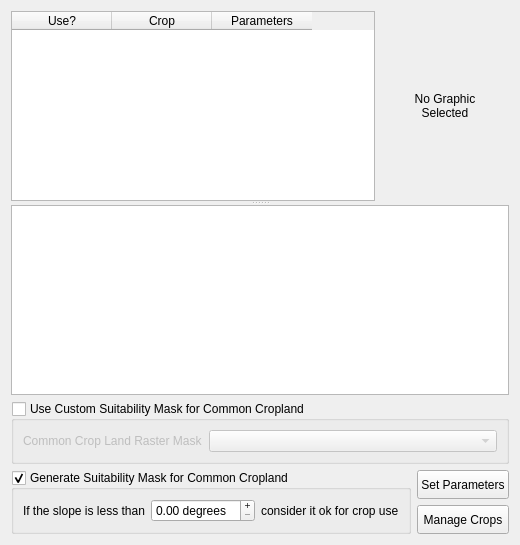
     <widget class="QWidget" name="crops_tab">
      <attribute name="title">
       <string>Crops</string>
      </attribute>
      <layout class="QGridLayout">
       <item row="0" column="0" colspan="2">
        <widget class="QSplitter" name="splitter_7">
         <property name="orientation">
          <enum>Qt::Vertical</enum>
         </property>
         <widget class="QWidget" name="layoutWidget">
          <layout class="QHBoxLayout">
           <item>
            <widget class="QTableWidget" name="tblCrops">
             <property name="toolTip">
              <string>&lt;html&gt;&lt;head&gt;&lt;meta name=&quot;qrichtext&quot; content=&quot;1&quot; /&gt;&lt;style type=&quot;text/css&quot;&gt;
p, li { white-space: pre-wrap; }
&lt;/style&gt;&lt;head&gt;&lt;body style=&quot; font-family:'Sans Serif'; font-size:9pt; font-weight:400; font-style:normal; text-decoration:none;&quot;&gt;
&lt;p style=&quot; margin-top:0px; margin-bottom:0px; margin-left:0px; margin-right:0px; -qt-block-indent:0; text-indent:0px;&quot;&gt;The crop selected here will be displayed below.  If the crop is to be included in the model, it must be checked off on left.  The model parameters must also be defined and linked to each crop being modelled.&lt;/p&gt;&lt;/body&gt;&lt;/html&gt;</string>
             </property>
             <property name="whatsThis">
              <string>&lt;html&gt;&lt;head&gt;&lt;meta name=&quot;qrichtext&quot; content=&quot;1&quot; /&gt;&lt;style type=&quot;text/css&quot;&gt;
p, li { white-space: pre-wrap; }
&lt;/style&gt;&lt;head&gt;&lt;body style=&quot; font-family:'Sans Serif'; font-size:9pt; font-weight:400; font-style:normal; text-decoration:none;&quot;&gt;
&lt;p style=&quot; margin-top:0px; margin-bottom:0px; margin-left:0px; margin-right:0px; -qt-block-indent:0; text-indent:0px;&quot;&gt;The Crop Interface has been designed to be very simple and easy to use. The top section lists all of the defined crops, and selecting one will display its settings in the two lower sections. The lower sections are divided into the crop definition details on the left, and the model parameter settings for the currently selected crop on the right.&lt;/p&gt;
&lt;p style=&quot; margin-top:12px; margin-bottom:12px; margin-left:0px; margin-right:0px; -qt-block-indent:0; text-indent:0px;&quot;&gt;If you wish to edit either the crop or its parameters, you simply click on the Manage button below the display areas.&lt;/p&gt;&lt;/body&gt;&lt;/html&gt;</string>
             </property>
             <property name="alternatingRowColors">
              <bool>true</bool>
             </property>
             <property name="selectionMode">
              <enum>QAbstractItemView::SingleSelection</enum>
             </property>
             <property name="selectionBehavior">
              <enum>QAbstractItemView::SelectRows</enum>
             </property>
             <property name="showGrid">
              <bool>false</bool>
             </property>
             <column>
              <property name="text">
               <string>Use?</string>
              </property>
             </column>
             <column>
              <property name="text">
               <string>Crop</string>
              </property>
             </column>
             <column>
              <property name="text">
               <string>Parameters</string>
              </property>
             </column>
            </widget>
           </item>
           <item>
            <widget class="QLabel" name="lblCropPix">
             <property name="minimumSize">
              <size>
               <width>128</width>
               <height>128</height>
              </size>
             </property>
             <property name="maximumSize">
              <size>
               <width>128</width>
               <height>128</height>
              </size>
             </property>
             <property name="text">
              <string>No Graphic
Selected</string>
             </property>
             <property name="alignment">
              <set>Qt::AlignCenter</set>
             </property>
            </widget>
           </item>
          </layout>
         </widget>
         <widget class="QTextBrowser" name="textBrowserCropDefinition">
          <property name="sizePolicy">
           <sizepolicy hsizetype="Preferred" vsizetype="Preferred">
            <horstretch>0</horstretch>
            <verstretch>0</verstretch>
           </sizepolicy>
          </property>
          <property name="toolTip">
           <string>&lt;html&gt;&lt;head&gt;&lt;meta name=&quot;qrichtext&quot; content=&quot;1&quot; /&gt;&lt;style type=&quot;text/css&quot;&gt;
p, li { white-space: pre-wrap; }
&lt;/style&gt;&lt;head&gt;&lt;body style=&quot; font-family:'Sans Serif'; font-size:9pt; font-weight:400; font-style:normal; text-decoration:none;&quot;&gt;
&lt;p style=&quot; margin-top:0px; margin-bottom:0px; margin-left:0px; margin-right:0px; -qt-block-indent:0; text-indent:0px;&quot;&gt;Select a crop above to refresh this window&lt;/p&gt;&lt;/body&gt;&lt;/html&gt;</string>
          </property>
         </widget>
        </widget>
       </item>
       <item row="1" column="0" colspan="2">
        <widget class="QGroupBox" name="gbCustomCropMask">
         <property name="title">
          <string>Use Custom Suitability Mask for Common Cropland</string>
         </property>
         <property name="checkable">
          <bool>true</bool>
         </property>
         <property name="checked">
          <bool>false</bool>
         </property>
         <layout class="QGridLayout">
          <item row="0" column="0">
           <widget class="QLabel" name="label_26">
            <property name="sizePolicy">
             <sizepolicy hsizetype="Fixed" vsizetype="Preferred">
              <horstretch>0</horstretch>
              <verstretch>0</verstretch>
             </sizepolicy>
            </property>
            <property name="text">
             <string>Common Crop Land Raster Mask</string>
            </property>
           </widget>
          </item>
          <item row="0" column="1">
           <widget class="QComboBox" name="cboCommonCropRaster"/>
          </item>
         </layout>
        </widget>
       </item>
       <item row="2" column="0">
        <widget class="QGroupBox" name="gbSlopeMaskCropLand">
         <property name="title">
          <string>Generate Suitability Mask for Common Cropland</string>
         </property>
         <property name="checkable">
          <bool>true</bool>
         </property>
         <layout class="QGridLayout">
          <item row="0" column="0">
           <layout class="QHBoxLayout">
            <item>
             <widget class="QLabel" name="label_30">
              <property name="text">
               <string>If the slope is less than</string>
              </property>
             </widget>
            </item>
            <item>
             <widget class="QDoubleSpinBox" name="dsbMinSlopeCropMask">
              <property name="buttonSymbols">
               <enum>QAbstractSpinBox::PlusMinus</enum>
              </property>
              <property name="suffix">
               <string> degrees</string>
              </property>
             </widget>
            </item>
            <item>
             <widget class="QLabel" name="label_32">
              <property name="text">
               <string>consider it ok for crop use</string>
              </property>
             </widget>
            </item>
           </layout>
          </item>
         </layout>
        </widget>
       </item>
       <item row="2" column="1">
        <layout class="QVBoxLayout">
         <item>
          <widget class="QPushButton" name="pbnNewCropParameter">
           <property name="sizePolicy">
            <sizepolicy hsizetype="Preferred" vsizetype="Preferred">
             <horstretch>0</horstretch>
             <verstretch>0</verstretch>
            </sizepolicy>
           </property>
           <property name="toolTip">
            <string>&lt;html&gt;&lt;head&gt;&lt;meta name=&quot;qrichtext&quot; content=&quot;1&quot; /&gt;&lt;style type=&quot;text/css&quot;&gt;
p, li { white-space: pre-wrap; }
&lt;/style&gt;&lt;head&gt;&lt;body style=&quot; font-family:'Sans Serif'; font-size:9pt; font-weight:400; font-style:normal; text-decoration:none;&quot;&gt;
&lt;p style=&quot; margin-top:0px; margin-bottom:0px; margin-left:0px; margin-right:0px; -qt-block-indent:0; text-indent:0px;&quot;&gt;Open the Crop Parameter Manager&lt;/p&gt;&lt;/body&gt;&lt;/html&gt;</string>
           </property>
           <property name="whatsThis">
            <string>&lt;html&gt;&lt;head&gt;&lt;meta name=&quot;qrichtext&quot; content=&quot;1&quot; /&gt;&lt;style type=&quot;text/css&quot;&gt;
p, li { white-space: pre-wrap; }
&lt;/style&gt;&lt;head&gt;&lt;body style=&quot; font-family:'Sans Serif'; font-size:9pt; font-weight:400; font-style:normal; text-decoration:none;&quot;&gt;
&lt;p style=&quot; margin-top:0px; margin-bottom:0px; margin-left:0px; margin-right:0px; -qt-block-indent:0; text-indent:0px;&quot;&gt;In order to enable Landuse Analyst to model crops, several details must be supplied. Crop Parameter Manager asks for these specifics. As with Crop Manager, it is possible to have more than one parameter named the same thing. Again, just enter a descriptor in the Notes: field.&lt;/p&gt;
&lt;p style=&quot; margin-top:12px; margin-bottom:12px; margin-left:0px; margin-right:0px; -qt-block-indent:0; text-indent:0px;&quot;&gt;To define different parameters for the same crop, follow the same procedure as for defining multiple crops with the same name. Let's say you want to have two parameters set up for Wheat as an example. The Name: field is Wheat for both, but in Notes: field, enter Optimistic for one, and Conservative for the other. Then adjust the parameters as you wish for each. Even though the name is the same, the parameters are saved uniquely. Having multiple parameters can be useful for setting up different scenarios, such as drought years, diease, catastrophic events, etc. Eventually, Landuse Analyst will have the ability to model over time, and will have these types of scenarios incorporated into the model.&lt;/p&gt;&lt;/body&gt;&lt;/html&gt;</string>
           </property>
           <property name="text">
            <string>Set Parameters</string>
           </property>
          </widget>
         </item>
         <item>
          <widget class="QPushButton" name="pbnNewCrop">
           <property name="sizePolicy">
            <sizepolicy hsizetype="Preferred" vsizetype="Preferred">
             <horstretch>0</horstretch>
             <verstretch>0</verstretch>
            </sizepolicy>
           </property>
           <property name="toolTip">
            <string>&lt;html&gt;&lt;head&gt;&lt;meta name=&quot;qrichtext&quot; content=&quot;1&quot; /&gt;&lt;style type=&quot;text/css&quot;&gt;
p, li { white-space: pre-wrap; }
&lt;/style&gt;&lt;head&gt;&lt;body style=&quot; font-family:'Sans Serif'; font-size:9pt; font-weight:400; font-style:normal; text-decoration:none;&quot;&gt;
&lt;p style=&quot; margin-top:0px; margin-bottom:0px; margin-left:0px; margin-right:0px; -qt-block-indent:0; text-indent:0px;&quot;&gt;Open the Crop Manager&lt;/p&gt;&lt;/body&gt;&lt;/html&gt;</string>
           </property>
           <property name="whatsThis">
            <string>&lt;html&gt;&lt;head&gt;&lt;meta name=&quot;qrichtext&quot; content=&quot;1&quot; /&gt;&lt;style type=&quot;text/css&quot;&gt;
p, li { white-space: pre-wrap; }
&lt;/style&gt;&lt;head&gt;&lt;body style=&quot; font-family:'Sans Serif'; font-size:9pt; font-weight:400; font-style:normal; text-decoration:none;&quot;&gt;
&lt;p style=&quot; margin-top:0px; margin-bottom:0px; margin-left:0px; margin-right:0px; -qt-block-indent:0; text-indent:0px;&quot;&gt;Pressing this button will open up the Crop Manager.  There, you can create new crops from scratch, or clone previously defined crops to make changes to.  You can also delete crops if you wish.&lt;/p&gt;&lt;/body&gt;&lt;/html&gt;</string>
           </property>
           <property name="text">
            <string>Manage Crops</string>
           </property>
          </widget>
         </item>
        </layout>
       </item>
      </layout>
     </widget>
